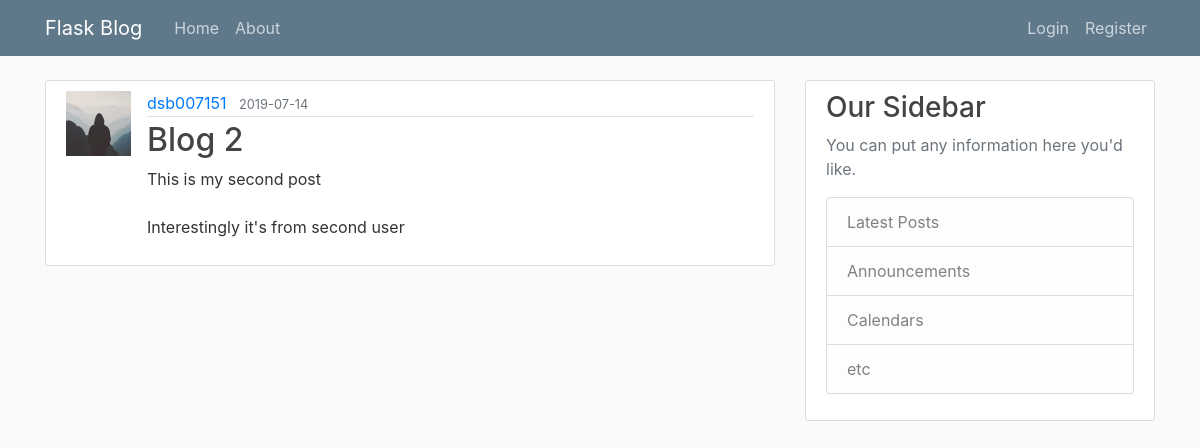
Screenshot of /post/2 with the database file from the repository.
### app/models.py (models this page shows, shortened)
class User(_db.Model, UserMixin):
    id = _db.Column(_db.Integer, primary_key=True)
    username = _db.Column(_db.String(20), unique=True, nullable=False)
    email = _db.Column(_db.String(120), unique=True, nullable=False)
    image_file = _db.Column(_db.String(20), default='default.jpg')
    password = _db.Column(_db.String(60), nullable=False)
    posts = _db.relationship('Post', backref='author', lazy=True)

class Post(_db.Model):
    id = _db.Column(_db.Integer, primary_key=True)
    title = _db.Column(_db.String(100), nullable=False)
    date_posted = _db.Column(_db.DateTime, nullable=False, default=datetime.utcnow)
    content = _db.Column(_db.Text, nullable=False)
    user_id = _db.Column(_db.Integer, _db.ForeignKey('user.id'), nullable=False)

### app/routes.py (the view)
@app.route('/post/<int:post_id>')
def post(post_id):
    _post = Post.query.get_or_404(post_id)
    return render_template('post.html', title=_post.title, post=_post)

### app/templates/post.html (shortened to what this page needs)
<!DOCTYPE html>
{% extends "layout.html" %}
{% block content %}
    <article class="media content-section">
        <img class="rounder-circle article-img"
             src="{{ url_for('static', filename='profile_pics/' + post.author.image_file) }}" alt="">
        <div class="media-body">
            <div class="article-metadata">
                <a class="mr-2" href="{{ url_for('user_post', username=post.author.username) }}">{{ post.author.username }}</a>
                <small class="text-muted">{{ post.date_posted.strftime('%Y-%m-%d') }}</small>
            </div>
            <h2 class="article-title">{{ post.title }}</h2>
            <p class="article-content">{{ post.content }}</p>
        </div>
    </article>
{% endblock content %}

### app/static/main.css (style rules this page uses)
body { background: #fafafa; color: #333333; margin-top: 5rem; }
h1, h2, h3, h4, h5, h6 { color: #444444; }
.content-section { background: #ffffff; padding: 10px 20px; border: 1px solid #dddddd; border-radius: 3px; margin-bottom: 20px; }
.article-title { color: #444444; }
.article-content { white-space: pre-line; }
.article-img { height: 65px; width: 65px; margin-right: 16px; }
.article-metadata { padding-bottom: 1px; margin-bottom: 4px; border-bottom: 1px solid #e3e3e3 }

### rows the page displays
User: image_file (placeholder picture), author.username "dsb007151"
Post: date_posted "2019-07-14", title "Blog 2", content "This is my second post Interestingly it's from second user"
